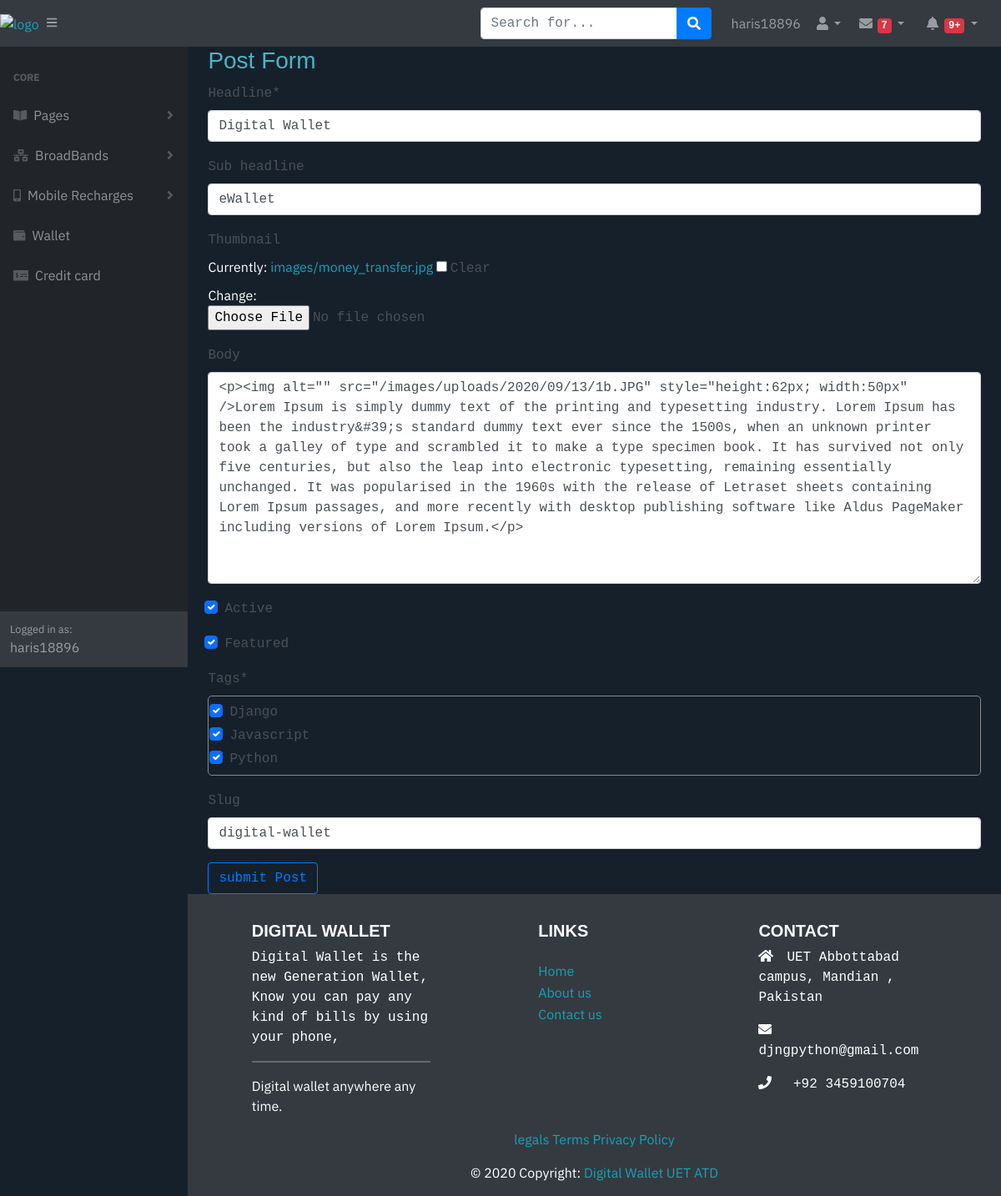
The page /update_post/digital-wallet/ (signed in) on the database its author committed.
### portfolio/models.py (models this page shows, shortened)
class Post(models.Model):
    headline = models.CharField(max_length=200)
    sub_headline = models.CharField(max_length=200, null=True, blank=True)
    thumbnail = models.ImageField(null=True, blank=True, upload_to='images', default='placeholder.png')
    body = RichTextUploadingField(null=True, blank=True)
    created = models.DateTimeField(auto_now_add=True)
    active = models.BooleanField(default=False)
    featured = models.BooleanField(default=False)
    tags = models.ManyToManyField(Tag, null=True)
    slug = models.SlugField(null=True, blank=True)

### portfolio/views.py (the view)
# urls.py: path('update_post/<slug:slug>/', views.updatePost, name="update_post"),
@login_required(login_url="login")
def updatePost(request, slug):
    post = Post.objects.get(slug=slug)
    form = PostForm(instance=post)
    if request.method == "POST":
        form = PostForm(request.POST, request.FILES, instance=post)
        if form.is_valid():
            form.save()
        return redirect("posts")
    context = {'form':form}
    return render(request, 'portfolio/post_form.html', context)

### portfolio/forms.py
class PostForm(ModelForm):
    class Meta:
        model = Post
        fields = ('__all__')
        widgets = {
            'tags':forms.CheckboxSelectMultiple(),
        }

### portfolio/models.py (called while the page is built)
    def __str__(self):
        return self.name

### portfolio/templates/portfolio/post_form.html (shortened to what this page needs)
{% extends 'wallet/main.html' %}
{% load static %}
{% load crispy_forms_tags %}
{% block content %}
<div class="main-container">
    <h3>Post Form</h3>
    <form action="" method="POST" enctype="multipart/form-data">
        {{form|crispy}}
        <input class="btn btn-outline-primary" type="submit" value="submit Post">
    </form>
</div>
{% endblock content%}

### wallet/templates/wallet/navbar.html (shortened to what this page needs)
{% load static %}
<nav class="sb-topnav navbar navbar-expand navbar-dark bg-dark">
    <a href="{% url 'home' %}"><img src="{% static 'images/logo.jpg' %}" alt="logo" style="width: 70px; height: 55px;"/> </a>
    <button class="btn btn-link btn-sm order-1 order-lg-0" id="sidebarToggle" href="#"><i class="fas fa-bars"></i></button>
    <form class="d-none d-md-inline-block form-inline ml-auto mr-0 mr-md-3 my-2 my-md-0">
        <div class="input-group">
            <input class="form-control" type="text" placeholder="Search for..." aria-label="Search" aria-describedby="basic-addon2" />
            <div class="input-group-append">
                <button class="btn btn-primary" type="button"><i class="fas fa-search"></i></button>
            </div>
        </div>
    </form>
    <ul class="navbar-nav ml-auto ml-md-0">
       <a class="nav-link" href="{% url 'user_home' %}" >{{request.user}}</a>
    </ul>
    <ul class="navbar-nav ml-auto ml-md-0">
        <li class="nav-item dropdown">
            <a class="nav-link dropdown-toggle" id="userDropdown" href="#" role="button" data-toggle="dropdown" aria-haspopup="true" aria-expanded="false"><i class="fas fa-user fa-fw"></i></a>
        </li>
    </ul>
    <ul class="navbar-nav ml-auto ml-md-0">
        <li class="nav-item dropdown no-arrow mx-1">
            <a class="nav-link dropdown-toggle" href="#" id="messagesDropdown" role="button" data-toggle="dropdown" aria-haspopup="true" aria-expanded="false">
                <i class="fas fa-envelope fa-fw"></i>
                <span class="badge badge-danger">7</span>
            </a>
        </li>
        <li class="nav-item dropdown no-arrow mx-1">
            <a class="nav-link dropdown-toggle" href="#" id="alertsDropdown" role="button" data-toggle="dropdown" aria-haspopup="true" aria-expanded="false">
                <i class="fas fa-bell fa-fw"></i>
                <span class="badge badge-danger">9+</span>
            </a>
        </li>
    </ul>
</nav>
<div id="layoutSidenav">
    <div id="layoutSidenav_nav">
        <nav class="sb-sidenav accordion sb-sidenav-dark" id="sidenavAccordion">
            <div class="sb-sidenav-menu">
                <div class="nav">
                    <div class="sb-sidenav-menu-heading">Core</div>
                    <a class="nav-link collapsed" href="#" data-toggle="collapse" data-target="#collapsePages" aria-expanded="false" aria-controls="collapsePages">
                        <div class="sb-nav-link-icon"><i class="fas fa-book-open"></i></div>
                        Pages
                        <div class="sb-sidenav-collapse-arrow"><i class="fas fa-angle-down"></i></div>
                    </a>
                    <a class="nav-link collapsed" href="#" data-toggle="collapse" data-target="#collapseLayouts" aria-expanded="false" aria-controls="collapseLayouts">
                        <div class="sb-nav-link-icon"><i class="fas fa-network-wired"></i></div>
                        BroadBands
                        <div class="sb-sidenav-collapse-arrow"><i class="fas fa-angle-down"></i></div>
                    </a>
                    <a class="nav-link collapsed" href="#" data-toggle="collapse" data-target="#collapseLayouts-1" aria-expanded="false" aria-controls="collapseLayouts">
                        <div class="sb-nav-link-icon"><i class="fas fa-mobile-alt"></i></div>
                        Mobile Recharges
                        <div class="sb-sidenav-collapse-arrow"><i class="fas fa-angle-down"></i></div>
                    </a>
                    <a class="nav-link" href="#">
                        <div class="sb-nav-link-icon"><i class="fas fa-wallet"></i></div>
                        Wallet
                    </a>
                    <a class="nav-link" href="#">
                        <div class="sb-nav-link-icon"><i class="fas fa-money-check-alt"></i></div>
                        Credit card
                    </a>
                </div>
            </div>
            <div class="sb-sidenav-footer">
                <div class="small">Logged in as:</div>
                {{request.user}}
            </div>
        </nav>
    </div>
</div>

### static/css/main_css.css (style rules this page uses)
* { font-family: 'IBM Plex Sans', sans-serif; }

### static/css/default.css (style rules this page uses)
:root { --mainColor:#eaeaea; --secondaryColor:#fff; --borderColor:#c1c1c1; --mainText:black; --secondaryText:#4b5156; --themeDotBorder:#24292e; --previewBg:rgb(251, 249, 243); --previewShadow:#f0ead6; --buttonColor:black; }
html, body { padding: 0; margin: 0; scroll-behavior: smooth; }
body * { transition: 0.3s; }
h1, h2, h3, h4, h5, h6, strong { color: var(--mainText); font-family: 'Russo One', sans-serif; font-weight: 500; }
p, li, span, label, input, textarea { color: var(--secondaryText); font-family: 'Roboto Mono', monospace; }
a { text-decoration: none; color:#17a2b8; }
ul { list-style: none; }
h3 { font-size: 28px; }
.main-container { width: 1200px; margin: 0 auto; }
@media screen and (max-width: 1200px) { .main-container { width: 95%; } }

### portfolio/templates/portfolio/post_form.html (style rules this page uses)
body { color: #fff; background-color: #15202B; }
#div_id_tags > div { max-height: 100px; overflow-y: scroll; border: 1px solid #888; padding: 5px; border-radius: 5px; }
h3 { color: #4cb4c7; }
.main-container { color: #FFFFFF; }

### rows shown on the page
Post: headline "Digital Wallet", sub_headline "eWallet", body "<p><img alt=\"\" src=\"/images/uploads/2020/09/13/1b.JPG\" style=\"height:62px; width:50px\" />Lorem Ipsum is simply dummy text of the printing and typesetting industry. Lorem Ipsum has been the industry&#39;s standard dummy text ever since the 1500s, when an unknown printer took a galley of type and scrambled it to make a type specimen book. It has survived not only five centuries, but also the leap into electronic typesetting, remaining essentially unchanged. It was popularised in the 1960s with the release of Letraset sheets containing Lorem Ipsum passages, and more recently with desktop publishing software like Aldus PageMaker including versions of Lorem Ipsum.</p>", active "☑", featured "☑", slug "digital-wallet"

### other values the page prints
{{ request.user }} "haris18896"
